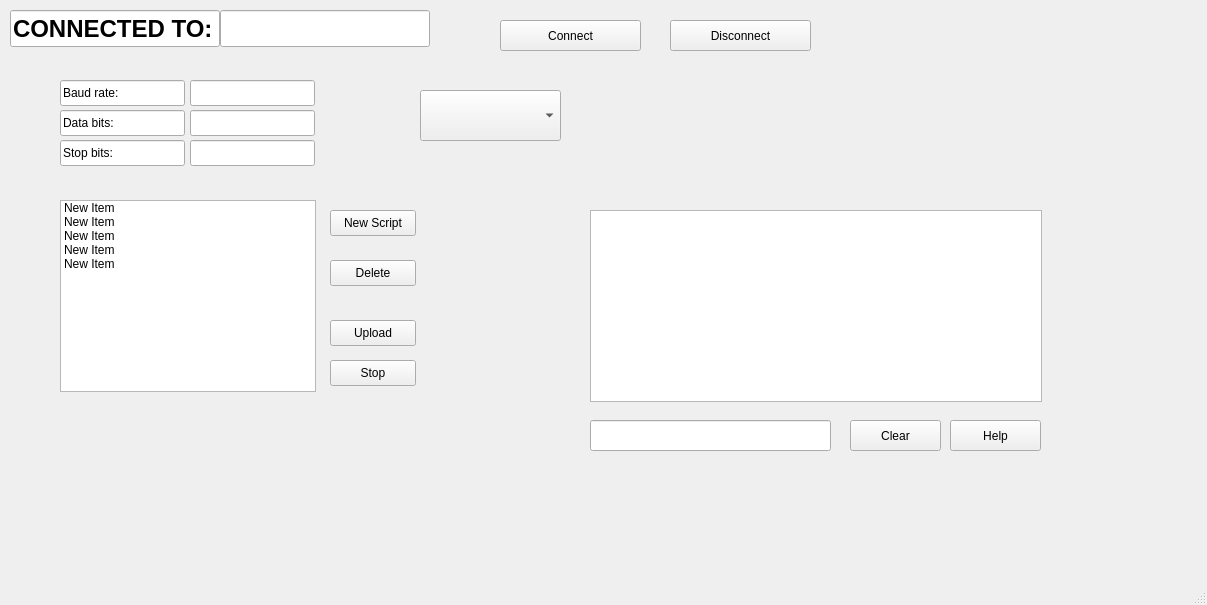
<?xml version="1.0" encoding="UTF-8"?>
<ui version="4.0">
 <class>MainWindow</class>
 <widget class="QMainWindow" name="MainWindow">
  <property name="geometry">
   <rect>
    <x>0</x>
    <y>0</y>
    <width>1207</width>
    <height>605</height>
   </rect>
  </property>
  <property name="mouseTracking">
   <bool>false</bool>
  </property>
  <property name="acceptDrops">
   <bool>false</bool>
  </property>
  <property name="windowTitle">
   <string>Terminal iSCARA</string>
  </property>
  <property name="windowIcon">
   <iconset>
    <normaloff>icon.jpg</normaloff>icon.jpg</iconset>
  </property>
  <widget class="QWidget" name="centralwidget">
   <widget class="QLineEdit" name="lineEdit_2">
    <property name="enabled">
     <bool>true</bool>
    </property>
    <property name="geometry">
     <rect>
      <x>10</x>
      <y>10</y>
      <width>210</width>
      <height>37</height>
     </rect>
    </property>
    <property name="sizePolicy">
     <sizepolicy hsizetype="Expanding" vsizetype="Fixed">
      <horstretch>0</horstretch>
      <verstretch>0</verstretch>
     </sizepolicy>
    </property>
    <property name="font">
     <font>
      <pointsize>18</pointsize>
      <bold>true</bold>
     </font>
    </property>
    <property name="mouseTracking">
     <bool>false</bool>
    </property>
    <property name="text">
     <string>CONNECTED TO:</string>
    </property>
    <property name="readOnly">
     <bool>true</bool>
    </property>
   </widget>
   <widget class="QLineEdit" name="lineEdit_6">
    <property name="geometry">
     <rect>
      <x>220</x>
      <y>10</y>
      <width>210</width>
      <height>37</height>
     </rect>
    </property>
    <property name="sizePolicy">
     <sizepolicy hsizetype="Expanding" vsizetype="Fixed">
      <horstretch>0</horstretch>
      <verstretch>0</verstretch>
     </sizepolicy>
    </property>
    <property name="font">
     <font>
      <pointsize>18</pointsize>
      <bold>true</bold>
     </font>
    </property>
    <property name="cursor">
     <cursorShape>IBeamCursor</cursorShape>
    </property>
    <property name="alignment">
     <set>Qt::AlignCenter</set>
    </property>
    <property name="readOnly">
     <bool>true</bool>
    </property>
   </widget>
   <widget class="QLineEdit" name="lineEdit_3">
    <property name="geometry">
     <rect>
      <x>60</x>
      <y>80</y>
      <width>125</width>
      <height>26</height>
     </rect>
    </property>
    <property name="sizePolicy">
     <sizepolicy hsizetype="Expanding" vsizetype="Fixed">
      <horstretch>0</horstretch>
      <verstretch>0</verstretch>
     </sizepolicy>
    </property>
    <property name="text">
     <string>Baud rate:</string>
    </property>
    <property name="readOnly">
     <bool>true</bool>
    </property>
   </widget>
   <widget class="QLineEdit" name="lineEdit_7">
    <property name="geometry">
     <rect>
      <x>190</x>
      <y>80</y>
      <width>125</width>
      <height>26</height>
     </rect>
    </property>
    <property name="sizePolicy">
     <sizepolicy hsizetype="Fixed" vsizetype="Fixed">
      <horstretch>0</horstretch>
      <verstretch>0</verstretch>
     </sizepolicy>
    </property>
    <property name="readOnly">
     <bool>true</bool>
    </property>
   </widget>
   <widget class="QLineEdit" name="lineEdit_4">
    <property name="geometry">
     <rect>
      <x>60</x>
      <y>110</y>
      <width>125</width>
      <height>26</height>
     </rect>
    </property>
    <property name="sizePolicy">
     <sizepolicy hsizetype="Expanding" vsizetype="Fixed">
      <horstretch>0</horstretch>
      <verstretch>0</verstretch>
     </sizepolicy>
    </property>
    <property name="text">
     <string>Data bits:</string>
    </property>
    <property name="readOnly">
     <bool>true</bool>
    </property>
   </widget>
   <widget class="QLineEdit" name="lineEdit_8">
    <property name="geometry">
     <rect>
      <x>190</x>
      <y>110</y>
      <width>125</width>
      <height>26</height>
     </rect>
    </property>
    <property name="sizePolicy">
     <sizepolicy hsizetype="Fixed" vsizetype="Fixed">
      <horstretch>0</horstretch>
      <verstretch>0</verstretch>
     </sizepolicy>
    </property>
    <property name="readOnly">
     <bool>true</bool>
    </property>
   </widget>
   <widget class="QLineEdit" name="lineEdit_5">
    <property name="geometry">
     <rect>
      <x>60</x>
      <y>140</y>
      <width>125</width>
      <height>26</height>
     </rect>
    </property>
    <property name="sizePolicy">
     <sizepolicy hsizetype="Expanding" vsizetype="Fixed">
      <horstretch>0</horstretch>
      <verstretch>0</verstretch>
     </sizepolicy>
    </property>
    <property name="text">
     <string>Stop bits:</string>
    </property>
    <property name="readOnly">
     <bool>true</bool>
    </property>
   </widget>
   <widget class="QLineEdit" name="lineEdit_9">
    <property name="geometry">
     <rect>
      <x>190</x>
      <y>140</y>
      <width>125</width>
      <height>26</height>
     </rect>
    </property>
    <property name="sizePolicy">
     <sizepolicy hsizetype="Fixed" vsizetype="Fixed">
      <horstretch>0</horstretch>
      <verstretch>0</verstretch>
     </sizepolicy>
    </property>
    <property name="readOnly">
     <bool>true</bool>
    </property>
   </widget>
   <widget class="QPushButton" name="pushButton">
    <property name="geometry">
     <rect>
      <x>500</x>
      <y>20</y>
      <width>141</width>
      <height>31</height>
     </rect>
    </property>
    <property name="sizePolicy">
     <sizepolicy hsizetype="Fixed" vsizetype="Fixed">
      <horstretch>0</horstretch>
      <verstretch>0</verstretch>
     </sizepolicy>
    </property>
    <property name="text">
     <string>Connect</string>
    </property>
   </widget>
   <widget class="QPushButton" name="pushButton_2">
    <property name="geometry">
     <rect>
      <x>670</x>
      <y>20</y>
      <width>141</width>
      <height>31</height>
     </rect>
    </property>
    <property name="sizePolicy">
     <sizepolicy hsizetype="Fixed" vsizetype="Fixed">
      <horstretch>0</horstretch>
      <verstretch>0</verstretch>
     </sizepolicy>
    </property>
    <property name="text">
     <string>Disconnect</string>
    </property>
   </widget>
   <widget class="QComboBox" name="comboBox">
    <property name="geometry">
     <rect>
      <x>420</x>
      <y>90</y>
      <width>141</width>
      <height>51</height>
     </rect>
    </property>
    <property name="sizePolicy">
     <sizepolicy hsizetype="Expanding" vsizetype="Expanding">
      <horstretch>0</horstretch>
      <verstretch>0</verstretch>
     </sizepolicy>
    </property>
   </widget>
   <widget class="QPlainTextEdit" name="plainTextEdit">
    <property name="geometry">
     <rect>
      <x>590</x>
      <y>210</y>
      <width>452</width>
      <height>192</height>
     </rect>
    </property>
    <property name="sizePolicy">
     <sizepolicy hsizetype="Expanding" vsizetype="Fixed">
      <horstretch>0</horstretch>
      <verstretch>0</verstretch>
     </sizepolicy>
    </property>
    <property name="palette">
     <palette>
      <active>
       <colorrole role="WindowText">
        <brush brushstyle="SolidPattern">
         <color alpha="255">
          <red>38</red>
          <green>162</green>
          <blue>105</blue>
         </color>
        </brush>
       </colorrole>
      </active>
      <inactive>
       <colorrole role="WindowText">
        <brush brushstyle="SolidPattern">
         <color alpha="255">
          <red>38</red>
          <green>162</green>
          <blue>105</blue>
         </color>
        </brush>
       </colorrole>
      </inactive>
      <disabled/>
     </palette>
    </property>
    <property name="font">
     <font>
      <stylestrategy>PreferDefault</stylestrategy>
      <hintingpreference>PreferDefaultHinting</hintingpreference>
     </font>
    </property>
    <property name="frameShape">
     <enum>QFrame::StyledPanel</enum>
    </property>
    <property name="frameShadow">
     <enum>QFrame::Plain</enum>
    </property>
    <property name="lineWidth">
     <number>5</number>
    </property>
    <property name="horizontalScrollBarPolicy">
     <enum>Qt::ScrollBarAsNeeded</enum>
    </property>
    <property name="sizeAdjustPolicy">
     <enum>QAbstractScrollArea::AdjustIgnored</enum>
    </property>
    <property name="undoRedoEnabled">
     <bool>false</bool>
    </property>
    <property name="lineWrapMode">
     <enum>QPlainTextEdit::NoWrap</enum>
    </property>
    <property name="readOnly">
     <bool>true</bool>
    </property>
   </widget>
   <widget class="QLineEdit" name="lineEdit">
    <property name="geometry">
     <rect>
      <x>590</x>
      <y>420</y>
      <width>241</width>
      <height>31</height>
     </rect>
    </property>
    <property name="palette">
     <palette>
      <active>
       <colorrole role="WindowText">
        <brush brushstyle="SolidPattern">
         <color alpha="255">
          <red>46</red>
          <green>194</green>
          <blue>126</blue>
         </color>
        </brush>
       </colorrole>
      </active>
      <inactive>
       <colorrole role="WindowText">
        <brush brushstyle="SolidPattern">
         <color alpha="255">
          <red>46</red>
          <green>194</green>
          <blue>126</blue>
         </color>
        </brush>
       </colorrole>
      </inactive>
      <disabled/>
     </palette>
    </property>
    <property name="autoFillBackground">
     <bool>false</bool>
    </property>
    <property name="text">
     <string/>
    </property>
   </widget>
   <widget class="QPushButton" name="pushButton_4">
    <property name="geometry">
     <rect>
      <x>850</x>
      <y>420</y>
      <width>91</width>
      <height>31</height>
     </rect>
    </property>
    <property name="sizePolicy">
     <sizepolicy hsizetype="Expanding" vsizetype="Fixed">
      <horstretch>0</horstretch>
      <verstretch>0</verstretch>
     </sizepolicy>
    </property>
    <property name="text">
     <string>Clear</string>
    </property>
   </widget>
   <widget class="QPushButton" name="pushButton_3">
    <property name="geometry">
     <rect>
      <x>950</x>
      <y>420</y>
      <width>91</width>
      <height>31</height>
     </rect>
    </property>
    <property name="sizePolicy">
     <sizepolicy hsizetype="Expanding" vsizetype="Fixed">
      <horstretch>0</horstretch>
      <verstretch>0</verstretch>
     </sizepolicy>
    </property>
    <property name="text">
     <string>Help</string>
    </property>
   </widget>
   <widget class="QListWidget" name="listWidget">
    <property name="geometry">
     <rect>
      <x>60</x>
      <y>200</y>
      <width>256</width>
      <height>192</height>
     </rect>
    </property>
    <item>
     <property name="text">
      <string>New Item</string>
     </property>
    </item>
    <item>
     <property name="text">
      <string>New Item</string>
     </property>
    </item>
    <item>
     <property name="text">
      <string>New Item</string>
     </property>
    </item>
    <item>
     <property name="text">
      <string>New Item</string>
     </property>
    </item>
    <item>
     <property name="text">
      <string>New Item</string>
     </property>
    </item>
   </widget>
   <widget class="QPushButton" name="pushButton_5">
    <property name="geometry">
     <rect>
      <x>330</x>
      <y>210</y>
      <width>86</width>
      <height>26</height>
     </rect>
    </property>
    <property name="text">
     <string>New Script</string>
    </property>
   </widget>
   <widget class="QPushButton" name="pushButton_6">
    <property name="geometry">
     <rect>
      <x>330</x>
      <y>260</y>
      <width>86</width>
      <height>26</height>
     </rect>
    </property>
    <property name="text">
     <string>Delete</string>
    </property>
   </widget>
   <widget class="QPushButton" name="pushButton_7">
    <property name="geometry">
     <rect>
      <x>330</x>
      <y>320</y>
      <width>86</width>
      <height>26</height>
     </rect>
    </property>
    <property name="text">
     <string>Upload</string>
    </property>
   </widget>
   <widget class="QPushButton" name="pushButton_8">
    <property name="geometry">
     <rect>
      <x>330</x>
      <y>360</y>
      <width>86</width>
      <height>26</height>
     </rect>
    </property>
    <property name="text">
     <string>Stop</string>
    </property>
   </widget>
  </widget>
  <widget class="QStatusBar" name="statusbar"/>
 </widget>
 <resources/>
 <connections/>
</ui>
